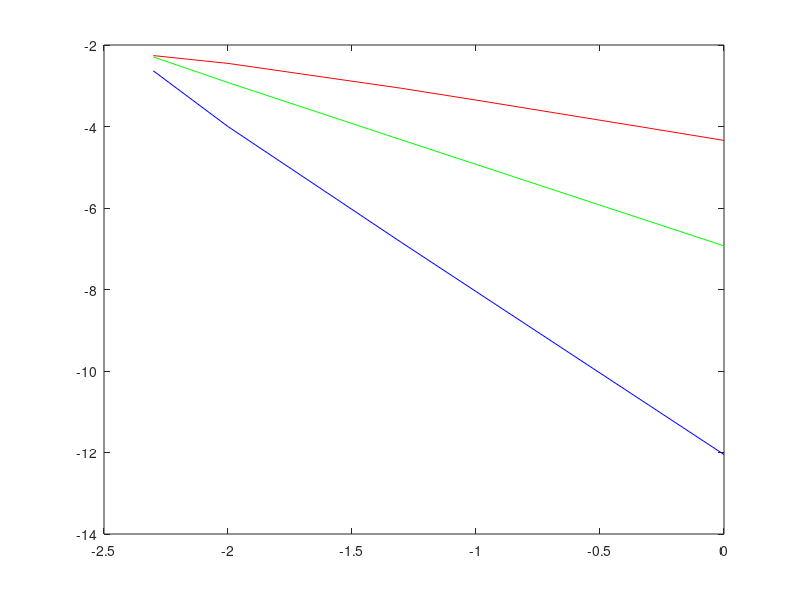

Write the MATLAB code that produced this figure.
clear all 
clc

h=[1,0.5,0.1,0.05,0.01,0.005]
c=4
function f=sin_x3(H)
  c=4
  f=sin((c+H))/(c+H)^3;
endfunction
Truegradient=(cos(c)*c^3-3*sin(c)*c^2)/c^6
gradient1H=[];
gradient2H=[];
gradient4H=[];
shape=size(h)(2)
for i=1:shape
  gradient1H=[gradient1H,(sin_x3(h(i))-sin_x3(0))/h(i)];
end
for i=1:shape
  gradient2H=[gradient2H,(sin_x3(h(i))-sin_x3(-h(i)))/(h(i)*2)];
endfor
for i=1:shape
  gradient4H=[gradient4H,(-sin_x3(h(i)*2)+8*sin_x3(h(i))-8*sin_x3(-h(i))+sin_x3(-h(i)*2))/(12*h(i))];
endfor
error2h=log10(abs(Truegradient-gradient2H))
error1h=log10(abs(Truegradient-gradient1H))
error4h=log10(abs(Truegradient-gradient4H))
x=log10(h)
plot(x,fliplr(error1h),"r")
hold
plot(x,fliplr(error2h),"g")
plot(x,fliplr(error4h),"b")